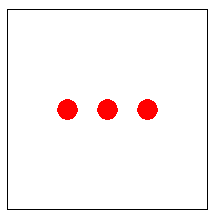

Source code (Python):
import turtle
turtle.penup()
turtle.goto(-100, -100)
turtle.pendown()

for i in range(4):
    turtle.fd(200)
    turtle.left(90)
    
turtle.pencolor('red')
x = -40
for i in range(3):
    turtle.penup()
    turtle.goto(x, 0)
    turtle.dot(20)
    turtle.pendown()
    x += 40
turtle.hideturtle()
